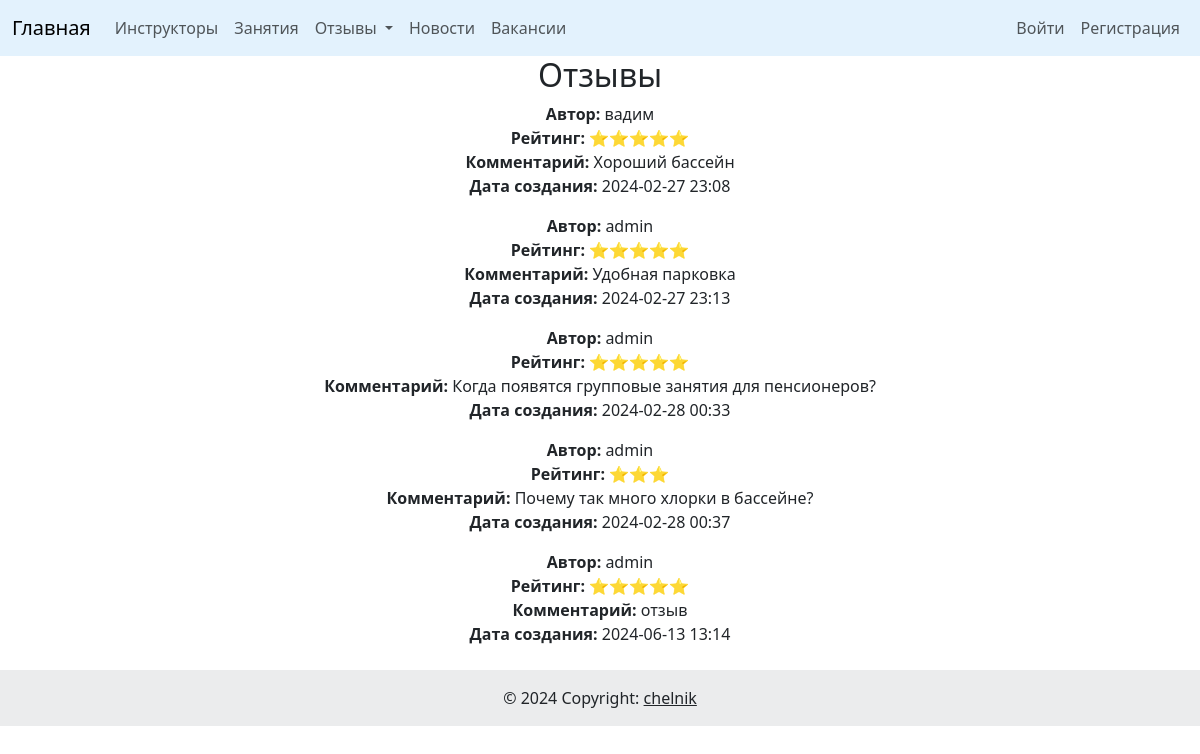
/review/, run on the app's committed database.
### pool_app/models.py (models this page shows, shortened)
class PoolReview(models.Model):
    RATING_CHOICES = [
        (1, '⭐'),
        (2, '⭐⭐'),
        (3, '⭐⭐⭐'),
        (4, '⭐⭐⭐⭐'),
        (5, '⭐⭐⭐⭐⭐'),
    ]
    author = models.ForeignKey(User, on_delete=models.CASCADE)
    rating = models.PositiveIntegerField(choices=RATING_CHOICES)
    comment = models.TextField()
    created_at = models.DateTimeField(auto_now_add=True)
    class Meta:
        verbose_name = 'Отзыв'
        verbose_name_plural = 'Отзывы'

### users/models.py (models this page shows, shortened)
class User(AbstractUser):
    date_of_birth = models.DateField(blank=True, null=True)
    phone_regex = RegexValidator(regex=r'^(?:\+7|8)\d{10}$',
                                 message="Неверный формат номера телефона")
    phone_number = models.CharField(validators=[phone_regex], max_length=12,
                                    unique=True, blank=False, null=False)
    class Meta:
        verbose_name = 'Пользователь'
        verbose_name_plural = 'Пользователи'
        ordering = 'username',

### pool_app/views.py (the view)
# urls.py: path('review/', review_list, name='review_list'),
def review_list(request):
    if request.method == 'POST':
        form = PoolReviewForm(request.POST)
        if form.is_valid():
            review = form.save(commit=False)
            review.author = request.user
            review.save()
            return redirect('pool_app:review_list')
    else:
        form = PoolReviewForm()
    reviews = PoolReview.objects.all()
    return render(request, 'pool_app/review_list.html', {
        'reviews': reviews,
        'form': form,
    })

### pool_app/templates/pool_app/review_list.html (shortened to what this page needs)
{% extends 'base.html' %}
{% block content %}
<div class="container text-center mb-4">
    <h2>Отзывы</h2>
    <ul class="list-unstyled">
        {% for review in reviews %}
        <li>
            <div class="mb-3">
                <strong>Автор:</strong> {{ review.author.username }}<br>
                <strong>Рейтинг:</strong> {{ review.get_rating_display }}<br>
                <strong>Комментарий:</strong> {{ review.comment }}<br>
                <strong>Дата создания:</strong> {{ review.created_at|date:"Y-m-d H:i" }}<br>
            </div>
        </li>
        {% empty %}
        <li>Отзывы отсутствуют.</li>
        {% endfor %}
    </ul>
</div>
{% endblock %}

### data on the page
PoolReview: author.username "вадим", rating "⭐⭐⭐⭐⭐", comment "Хороший бассейн", created_at "2024-02-27 23:08"
PoolReview: author.username "admin", rating "⭐⭐⭐⭐⭐", comment "Удобная парковка", created_at "2024-02-27 23:13"
PoolReview: author.username "admin", rating "⭐⭐⭐⭐⭐", comment "Когда появятся групповые занятия для пенсионеров?", created_at "2024-02-28 00:33"
PoolReview: author.username "admin", rating "⭐⭐⭐", comment "Почему так много хлорки в бассейне?", created_at "2024-02-28 00:37"
PoolReview: author.username "admin", rating "⭐⭐⭐⭐⭐", comment "отзыв", created_at "2024-06-13 13:14"
